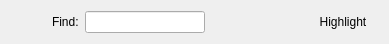
<?xml version="1.0" encoding="UTF-8"?>
<ui version="4.0">
 <class>SearchWidget</class>
 <widget class="QWidget" name="SearchWidget">
  <property name="geometry">
   <rect>
    <x>0</x>
    <y>0</y>
    <width>389</width>
    <height>44</height>
   </rect>
  </property>
  <property name="sizePolicy">
   <sizepolicy hsizetype="Preferred" vsizetype="Fixed">
    <horstretch>0</horstretch>
    <verstretch>0</verstretch>
   </sizepolicy>
  </property>
  <property name="windowTitle">
   <string>Form</string>
  </property>
  <layout class="QHBoxLayout" name="horizontalLayout">
   <property name="leftMargin">
    <number>6</number>
   </property>
   <property name="topMargin">
    <number>0</number>
   </property>
   <property name="rightMargin">
    <number>6</number>
   </property>
   <property name="bottomMargin">
    <number>0</number>
   </property>
   <item>
    <widget class="QPushButton" name="pushButtonClose">
     <property name="sizePolicy">
      <sizepolicy hsizetype="Preferred" vsizetype="Preferred">
       <horstretch>0</horstretch>
       <verstretch>0</verstretch>
      </sizepolicy>
     </property>
     <property name="baseSize">
      <size>
       <width>0</width>
       <height>0</height>
      </size>
     </property>
     <property name="text">
      <string/>
     </property>
     <property name="icon">
      <iconset theme="dialog-close">
       <normaloff>.</normaloff>.</iconset>
     </property>
     <property name="iconSize">
      <size>
       <width>16</width>
       <height>16</height>
      </size>
     </property>
     <property name="autoDefault">
      <bool>false</bool>
     </property>
     <property name="default">
      <bool>false</bool>
     </property>
     <property name="flat">
      <bool>true</bool>
     </property>
    </widget>
   </item>
   <item>
    <widget class="QLabel" name="label">
     <property name="sizePolicy">
      <sizepolicy hsizetype="Preferred" vsizetype="Fixed">
       <horstretch>0</horstretch>
       <verstretch>0</verstretch>
      </sizepolicy>
     </property>
     <property name="text">
      <string>Find:</string>
     </property>
    </widget>
   </item>
   <item>
    <widget class="QLineEdit" name="lineEdit"/>
   </item>
   <item>
    <widget class="QPushButton" name="pushButtonNext">
     <property name="text">
      <string/>
     </property>
     <property name="icon">
      <iconset theme="go-down">
       <normaloff>.</normaloff>.</iconset>
     </property>
     <property name="flat">
      <bool>true</bool>
     </property>
    </widget>
   </item>
   <item>
    <widget class="QPushButton" name="pushButtonPrevious">
     <property name="text">
      <string/>
     </property>
     <property name="icon">
      <iconset theme="go-up">
       <normaloff>.</normaloff>.</iconset>
     </property>
     <property name="flat">
      <bool>true</bool>
     </property>
    </widget>
   </item>
   <item>
    <widget class="QPushButton" name="pushButtonHighlight">
     <property name="text">
      <string>Highlight</string>
     </property>
     <property name="checkable">
      <bool>true</bool>
     </property>
     <property name="flat">
      <bool>true</bool>
     </property>
    </widget>
   </item>
  </layout>
 </widget>
 <resources/>
 <connections/>
</ui>
